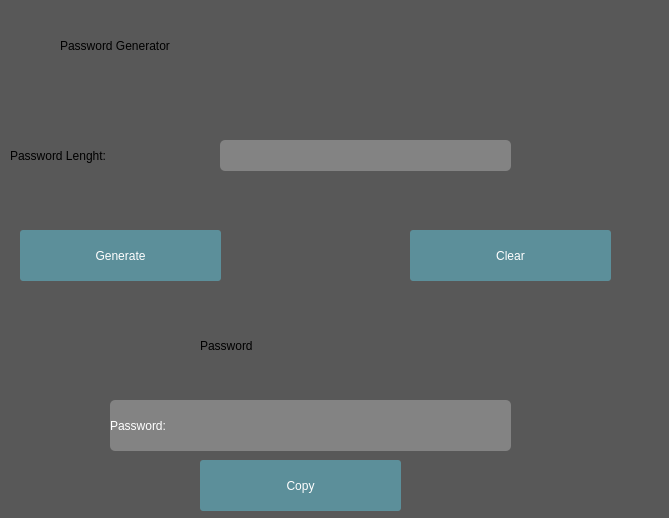
<?xml version="1.0" encoding="UTF-8"?>
<ui version="4.0">
 <class>Form</class>
 <widget class="QWidget" name="Form">
  <property name="geometry">
   <rect>
    <x>0</x>
    <y>0</y>
    <width>669</width>
    <height>518</height>
   </rect>
  </property>
  <property name="windowTitle">
   <string>Password Generator</string>
  </property>
  <property name="windowIcon">
   <iconset>
    <normaloff>icons/padlock.png</normaloff>icons/padlock.png</iconset>
  </property>
  <widget class="QStackedWidget" name="stackedWidget">
   <property name="geometry">
    <rect>
     <x>0</x>
     <y>0</y>
     <width>671</width>
     <height>521</height>
    </rect>
   </property>
   <property name="styleSheet">
    <string notr="true">background-color: rgb(88, 88, 88);</string>
   </property>
   <widget class="QWidget" name="page">
    <widget class="QLabel" name="label">
     <property name="geometry">
      <rect>
       <x>60</x>
       <y>0</y>
       <width>541</width>
       <height>91</height>
      </rect>
     </property>
     <property name="styleSheet">
      <string notr="true">font: 48pt &quot;Impact&quot;;</string>
     </property>
     <property name="text">
      <string>Password Generator</string>
     </property>
    </widget>
    <widget class="QLabel" name="label_2">
     <property name="geometry">
      <rect>
       <x>10</x>
       <y>140</y>
       <width>201</width>
       <height>31</height>
      </rect>
     </property>
     <property name="toolTip">
      <string>Password lenght</string>
     </property>
     <property name="styleSheet">
      <string notr="true">font: 20pt &quot;Impact&quot;;</string>
     </property>
     <property name="text">
      <string>Password Lenght:</string>
     </property>
    </widget>
    <widget class="QLineEdit" name="lineEdit">
     <property name="geometry">
      <rect>
       <x>220</x>
       <y>140</y>
       <width>291</width>
       <height>31</height>
      </rect>
     </property>
     <property name="toolTip">
      <string>Enter password Lenght in numbers</string>
     </property>
     <property name="styleSheet">
      <string notr="true">border:none;
font: 20pt &quot;Impact&quot;;
background-color: rgb(131, 131, 131);
border-radius:5px;
color: rgb(255, 255, 255);</string>
     </property>
    </widget>
    <widget class="QPushButton" name="pushButton">
     <property name="geometry">
      <rect>
       <x>20</x>
       <y>230</y>
       <width>201</width>
       <height>51</height>
      </rect>
     </property>
     <property name="styleSheet">
      <string notr="true">QPushButton{
font: 36pt &quot;Impact&quot;;
color: rgb(255, 255, 255);
background-color: rgb(92, 143, 154);
border:none;
border-radius:3px;
}
QPushButton:pressed{
background-color: rgb(50, 145, 142);
}
QPushButton:hover{
background-color: rgb(97, 189, 186);
}</string>
     </property>
     <property name="text">
      <string>Generate</string>
     </property>
     <property name="shortcut">
      <string>Return</string>
     </property>
    </widget>
    <widget class="QLabel" name="label_3">
     <property name="geometry">
      <rect>
       <x>200</x>
       <y>300</y>
       <width>261</width>
       <height>91</height>
      </rect>
     </property>
     <property name="styleSheet">
      <string notr="true">font: 48pt &quot;Impact&quot;;</string>
     </property>
     <property name="text">
      <string>Password</string>
     </property>
    </widget>
    <widget class="QLabel" name="label_4">
     <property name="geometry">
      <rect>
       <x>110</x>
       <y>400</y>
       <width>401</width>
       <height>51</height>
      </rect>
     </property>
     <property name="styleSheet">
      <string notr="true">border:none;
font: 20pt &quot;Impact&quot;;
background-color: rgb(131, 131, 131);
border-radius:5px;
color: rgb(255, 255, 255);</string>
     </property>
     <property name="text">
      <string>Password:</string>
     </property>
    </widget>
    <widget class="QPushButton" name="clear_btn">
     <property name="geometry">
      <rect>
       <x>410</x>
       <y>230</y>
       <width>201</width>
       <height>51</height>
      </rect>
     </property>
     <property name="styleSheet">
      <string notr="true">QPushButton{
font: 36pt &quot;Impact&quot;;
color: rgb(255, 255, 255);
background-color: rgb(92, 143, 154);
border:none;
border-radius:3px;
}
QPushButton:pressed{
background-color: rgb(50, 145, 142);
}
QPushButton:hover{
background-color: rgb(97, 189, 186);
}</string>
     </property>
     <property name="text">
      <string>Clear</string>
     </property>
     <property name="shortcut">
      <string>Shift+Backspace</string>
     </property>
    </widget>
    <widget class="QPushButton" name="Copy_btn">
     <property name="geometry">
      <rect>
       <x>200</x>
       <y>460</y>
       <width>201</width>
       <height>51</height>
      </rect>
     </property>
     <property name="styleSheet">
      <string notr="true">QPushButton{
font: 36pt &quot;Impact&quot;;
color: rgb(255, 255, 255);
background-color: rgb(92, 143, 154);
border:none;
border-radius:3px;
}
QPushButton:pressed{
background-color: rgb(50, 145, 142);
}
QPushButton:hover{
background-color: rgb(97, 189, 186);
}</string>
     </property>
     <property name="text">
      <string>Copy</string>
     </property>
     <property name="shortcut">
      <string>Shift+Backspace</string>
     </property>
    </widget>
   </widget>
   <widget class="QWidget" name="page_2"/>
  </widget>
 </widget>
 <resources/>
 <connections/>
</ui>
